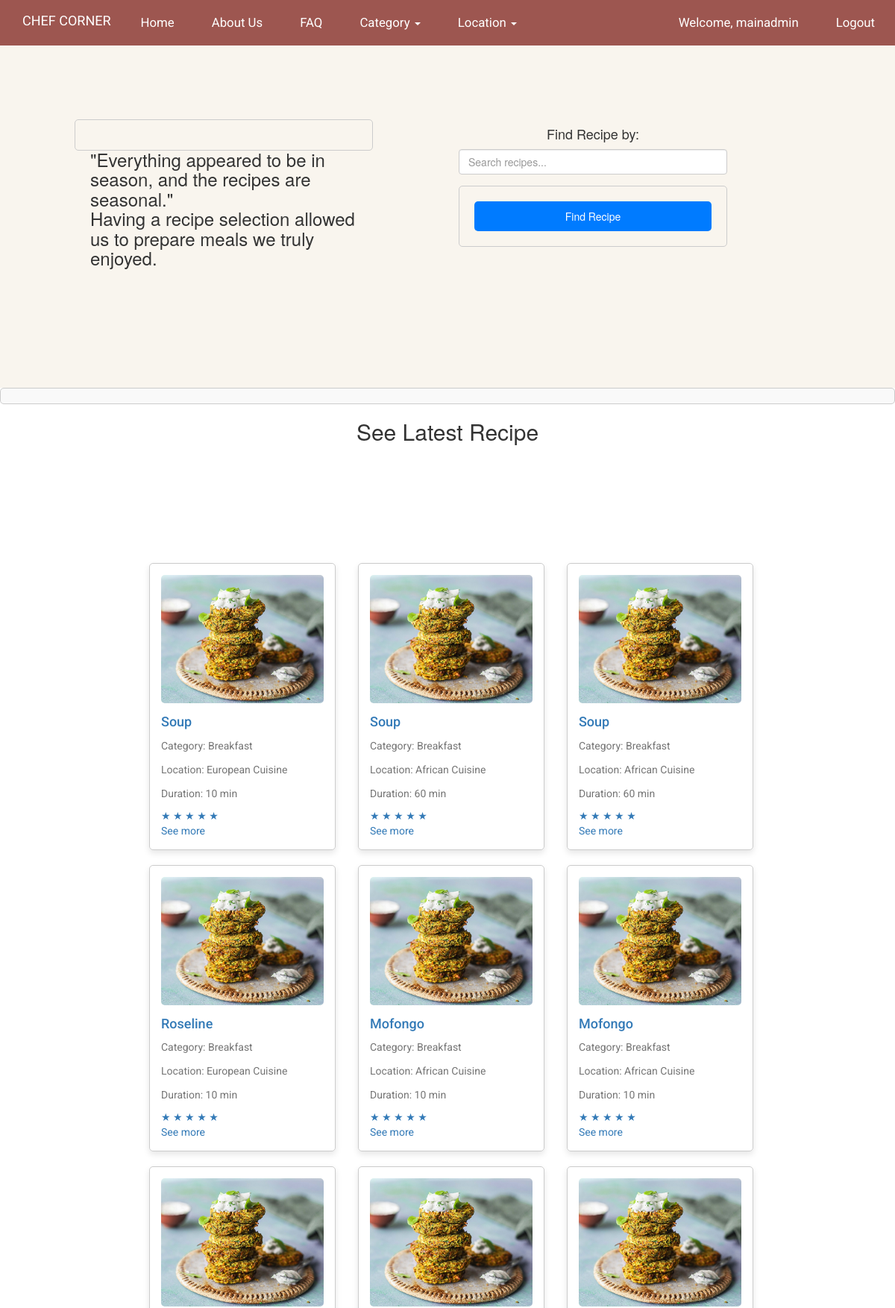
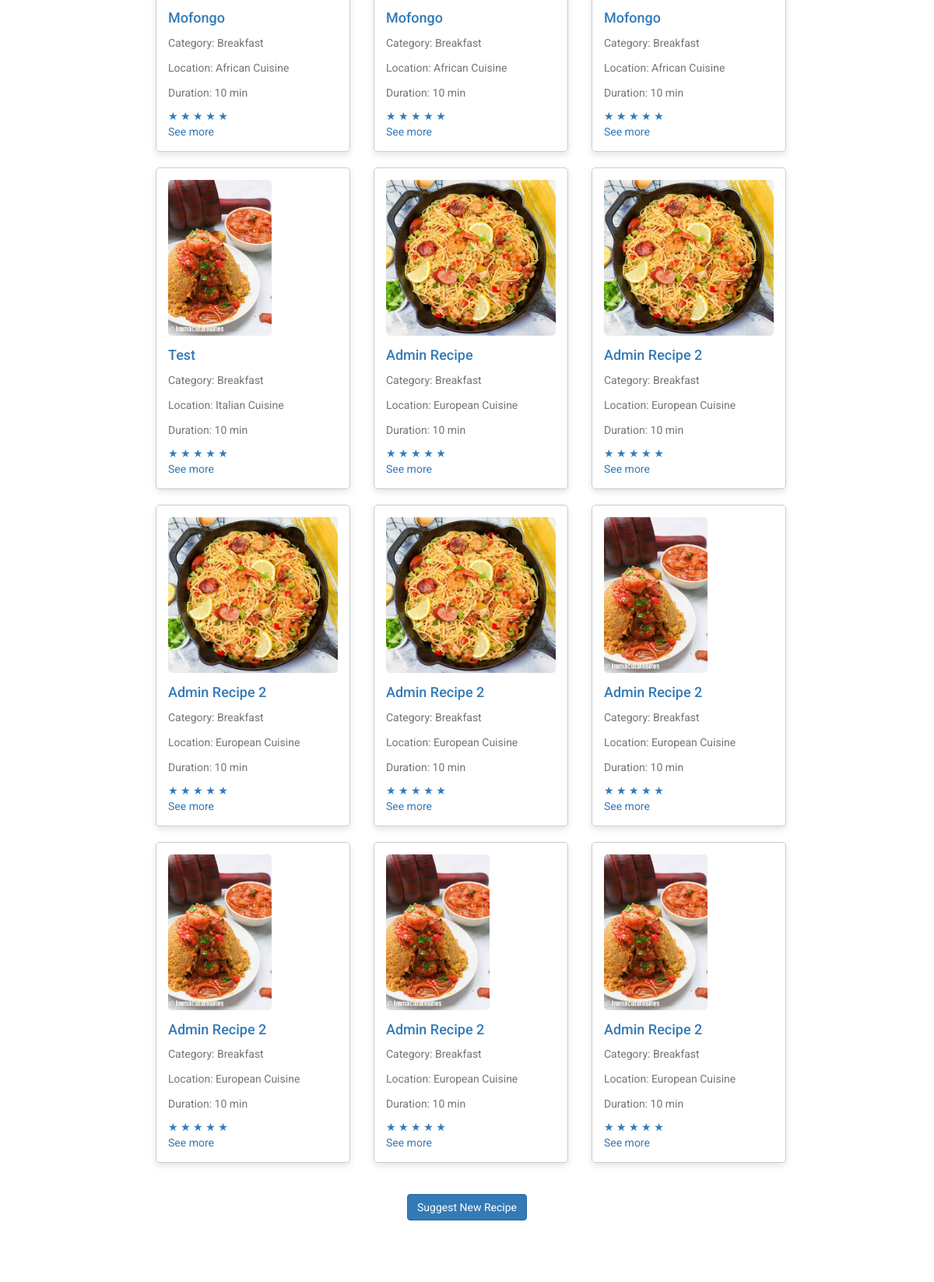
Screenshot of /home.php (signed in, upper part) with the database file from the repository (2 pictures, top to bottom).
### tables this page shows
CREATE TABLE `recipetab` (
  `recipe_id` int(11) NOT NULL,
  `chef_id` int(11) NOT NULL,
  `category_id` int(11) NOT NULL,
  `category` varchar(255) NOT NULL,
  `recipe_name` varchar(300) NOT NULL,
  `file_Name` varchar(300) NOT NULL,
  `cuisine` varchar(100) NOT NULL,
  `cuisine_id` int(11) NOT NULL,
  `duration` varchar(20) NOT NULL,
  `ingredients` varchar(255) NOT NULL,
  `description` varchar(300) NOT NULL,
  `steps` varchar(300) NOT NULL,
  `created_date` datetime NOT NULL,
  `updated_date` timestamp NOT NULL DEFAULT current_timestamp() ON UPDATE current_timestamp(),
  `views` int(11) DEFAULT 0
);

### showrecipe.php (called while the page is built, shortened)
<?php
$server = "localhost";
$username = "root";
$password = "";
$dbName = "chefs_corner";
$conn = new mysqli($server, $username, $password, $dbName);
$sql = "SELECT * FROM recipetab";
$result = mysqli_query($conn, $sql);
$recipes = mysqli_fetch_all($result, MYSQLI_ASSOC);
?>

### home.php (the view, shortened to what this page needs)
<?php
include ("header.php");
include ("showrecipe.php");
?>
<!DOCTYPE html>
<html lang="en">
<head>
    <link rel="stylesheet" href="css\mystyle.css">
    <link rel="stylesheet" href="css/bootstrap.min.css">
    <link rel='stylesheet' href='https://maxcdn.bootstrapcdn.com/bootstrap/3.3.7/css/bootstrap.min.css'>
</head>
<body>
    <section class="hero">
        <div class="col-md-6 col-sm-6 mt-3">
            <div class="hero-small-box " role="form" action="" method="post">
                <div class="section-title">
                    <h3>"Everything appeared to be in season, and the recipes are seasonal."
                        <br>
                        Having a recipe selection allowed us to prepare meals we truly enjoyed.</h3>
                </div>
            </div>
        </div>
        <div class="container">
            <div class="row">
                <div class="col-md-4">
                    <div>
                        <div class="row">
                            <div class="col-md-12 text-center">
                                <h4>Find Recipe by:</h4>
                            </div>
                        </div>
                    </div>
                </div>
                <div class="col-md-4">
                    <div class="form-group">
                        <input type="search" class="search-input form-control" id="searchInput" placeholder="Search recipes..." aria-label="Search" oninput="performSearch()">
                    </div>
                    <div class="join-form col-mt-3">
                        <button onclick="filterRecipes()" class="search-button">Find Recipe</button>
                    </div>
                </div>
            </div>
        </div>
    </section>
    <div class="search-results mt-2" id="searchResults">
    </div>
    <div class="container">
        <div class="row">
            <div class="col-md-12 text-center">
                <h2>See Latest Recipe</h2>
            </div>
        </div>
    </div>
    <section>
        <div class="recipe-container" id="recipeContainer">
            <div class="row">
                <?php $count = 0; ?>
                <?php foreach ($recipes as $recipe): ?>
                    <?php if ($count % 3 == 0 && $count != 0): ?>
                    <div class="row">
                    <?php endif; ?>
                    <div class="col-md-4 col-sm-6">
                        <a href="#" class="recipe-card-link" data-toggle="modal" data-target="#recipeModal"
                            onclick="showRecipeDetails(<?php echo $recipe['recipe_id']; ?>)">
                            <div class="recipe-card" style="width: 25rem;" data-recipe-id="<?php echo $recipe['recipe_id']; ?>">
                                    <img class="recipe-image" src="uploads/<?php echo $recipe['file_Name']; ?>" alt="<?php echo $recipe['recipe_name']; ?>"
                                    alt="<?php echo $recipe['recipe_name']; ?> ">
                                <div class="card-body">
                                    <h5 class="card-title">
                                        <?php echo $recipe['recipe_name']; ?>
                                    </h5>
                                    <p class="card-text">Category:
                                        <?php echo $recipe['category']; ?>
                                    </p>
                                    <p class="card-text">Location:
                                        <?php echo $recipe['cuisine']; ?>
                                    </p>
                                    <p class="card-text">Duration:
                                        <?php echo $recipe['duration']; ?>
                                    </p>
                                    <div class="rating-container">
                                        <div class="rating-stars">
                                            <span class="star" data-value="1">&#9733;</span>
                                            <span class="star" data-value="2">&#9733;</span>
                                            <span class="star" data-value="3">&#9733;</span>
                                            <span class="star" data-value="4">&#9733;</span>
                                            <span class="star" data-value="5">&#9733;</span>
                                        </div>
                                    </div>
                                    <a href="#" class="card-link">See more</a>
                                </div>
                            </div>
                        </a>
                    </div>
                    <?php $count++; ?>
                    <?php if ($count % 3 == 0): ?>
                    </div>
                    <?php endif; ?>
                <?php endforeach; ?>
        <div class="back-to-top-container">
            <div class="back-to-top-button">
            <a href="#" class="btn btn-primary" data-toggle="modal" data-target="#suggestModal">Suggest New Recipe</a><br>
            </div>
        </div>
    </section>
</body>
</html>

### css/mystyle.css (style rules this page uses)
body { font-family: 'Roboto', sans-serif; font-size: 16px; line-height: 1.6; width: 100%; background-color: #f4f4f4; color: #333; margin: 0; padding: 0; overflow-x: hidden; }
p, h2, h3, h4, h5, a { font-family: 'Roboto', sans-serif; font-weight: 400; }
h3, h4, h5 { font-family: 'Roboto', sans-serif; font-weight: 700; }
h1,h2,h3,h4,h5,h6 { font-weight: 300; line-height: normal; }
h2 { color: #353535; font-size: 2em; }
p { color: #757575; font-size: 14px; font-weight: normal; line-height: 24px; }
html { -webkit-font-smoothing: antialiased; }
a { color: #202020; text-decoration: none !important; }
a, input, button, .form-control { -webkit-transition: 0.5s; transition: 0.5s; }
.section-title { padding-bottom: 40px; }
section { position: relative; padding: 100px 0; }
.search-input { width: 100%; padding: 8px; margin-bottom: 8px; box-sizing: border-box; color: #007bff; }
.search-button { width: 100%; padding: 8px; background-color: #007bff; color: #ffffff; border: none; border-radius: 4px; cursor: pointer; }
.recipe-container { display: flex; flex-wrap: wrap; justify-content: space-between; max-width: 800px; margin: 20px auto; margin-top: 50px; color: #5440da; }
.recipe-card { width: calc(25% - 20px); margin-bottom: 20px; border: 1px solid #ccc; border-radius: 8px; padding: 16px; }
.recipe-card img { max-width: 100%; max-height: 200px; object-fit: cover; border-radius: 4px; }
.back-to-top-container { display: flex; justify-content: center; align-items: center; max-width: 800px; margin: 20px auto; }
.search-input { width: 100%; padding: 10px; font-size: 16px; border-radius: 5px; border: 1px solid #ccc; }
.search-results { background-color: #f9f9f9; border-radius: 5px; padding: 10px; border: 1px solid #ccc; max-height: 300px; overflow-y: auto; }
.recipe-container { margin-bottom: 20px; }
.recipe-card { border: 1px solid #ccc; border-radius: 5px; padding: 15px; box-shadow: 0 4px 8px rgba(0, 0, 0, 0.1); }
.recipe-card img { max-width: 100%; border-radius: 5px; }
.recipe-card h5 { margin-top: 15px; margin-bottom: 10px; font-size: 18px; }
.recipe-card p { font-size: 14px; margin-bottom: 8px; }
.hero { background: #f9f5ee; position: relative; padding-bottom: 0em; padding-top: 10em; height: 500px; }
.hero .section-title { padding-bottom: 40px; align-self: auto; text-align: left; float: left; }
.hero-small-box { max-width: 400px; margin: 0 auto; padding: 20px; border: 1px solid #ccc; border-radius: 5px; }
.join-form { max-width: 400px; margin: 0 auto; padding: 20px; border: 1px solid #ccc; border-radius: 5px; }
.join-form button { padding: 10px 20px; background-color: #007bff; color: #fff; border: none; border-radius: 5px; cursor: pointer; }

### rows the page displays
recipetab: file_Name (picture), recipe_name "Soup", category "Breakfast", cuisine "European Cuisine", duration "10 min"
recipetab: file_Name (picture), recipe_name "Soup", category "Breakfast", cuisine "African Cuisine", duration "60 min"
recipetab: file_Name (picture), recipe_name "Soup", category "Breakfast", cuisine "African Cuisine", duration "60 min"
recipetab: file_Name (picture), recipe_name "Roseline", category "Breakfast", cuisine "European Cuisine", duration "10 min"
recipetab: file_Name (picture), recipe_name "Mofongo", category "Breakfast", cuisine "African Cuisine", duration "10 min"
recipetab: file_Name (picture), recipe_name "Mofongo", category "Breakfast", cuisine "African Cuisine", duration "10 min"
recipetab: file_Name (picture), recipe_name "Mofongo", category "Breakfast", cuisine "African Cuisine", duration "10 min"
recipetab: file_Name (picture), recipe_name "Mofongo", category "Breakfast", cuisine "African Cuisine", duration "10 min"
recipetab: file_Name (picture), recipe_name "Mofongo", category "Breakfast", cuisine "African Cuisine", duration "10 min"
recipetab: file_Name (picture), recipe_name "Test", category "Breakfast", cuisine "Italian Cuisine", duration "10 min"
recipetab: file_Name (picture), recipe_name "Admin Recipe", category "Breakfast", cuisine "European Cuisine", duration "10 min"
recipetab: file_Name (picture), recipe_name "Admin Recipe 2", category "Breakfast", cuisine "European Cuisine", duration "10 min"
recipetab: file_Name (picture), recipe_name "Admin Recipe 2", category "Breakfast", cuisine "European Cuisine", duration "10 min"
recipetab: file_Name (picture), recipe_name "Admin Recipe 2", category "Breakfast", cuisine "European Cuisine", duration "10 min"
recipetab: file_Name (picture), recipe_name "Admin Recipe 2", category "Breakfast", cuisine "European Cuisine", duration "10 min"
recipetab: file_Name (picture), recipe_name "Admin Recipe 2", category "Breakfast", cuisine "European Cuisine", duration "10 min"
recipetab: file_Name (picture), recipe_name "Admin Recipe 2", category "Breakfast", cuisine "European Cuisine", duration "10 min"
recipetab: file_Name (picture), recipe_name "Admin Recipe 2", category "Breakfast", cuisine "European Cuisine", duration "10 min"

### other values shown
$_SESSION['username'] "mainadmin"
